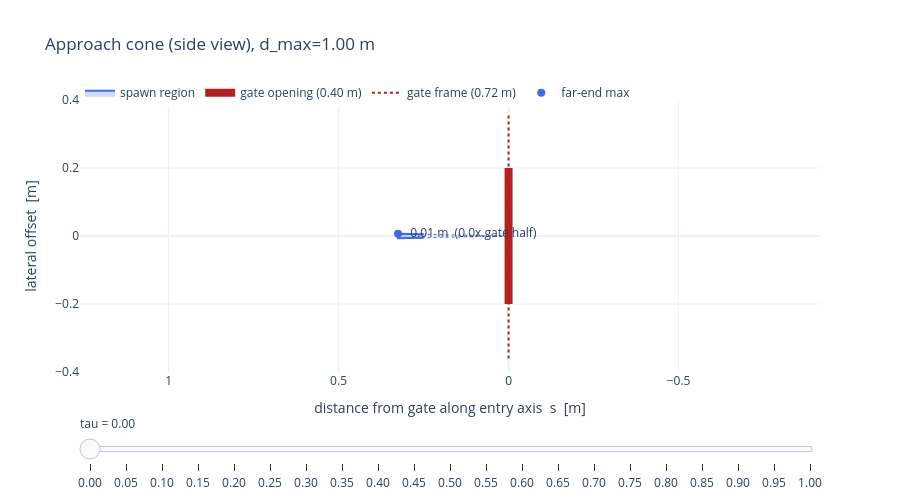

Notebook code cell kept with this figure:
### Markdown cell above
## 3. Cone shape vs gate size — side view (cross-section)

The single most useful view: a slice through the cone axis. **Drag the `tau` slider.**

- **x-axis** = distance from the gate along the entry axis (`s`); the gate plane is at `x = 0` (right edge — the drone flies right→through the gate).
- **y-axis** = lateral offset from the gate axis.
- The **thick red bar at x=0** is the gate opening (±0.20 m); the thin dotted bar is the outer frame.
- The **shaded wedge** is where cone spawns can land: at distance `s` the lateral offset reaches up to `s * tan(kappa*theta_max)`, between `d_min` and `s_hi = d_min + kappa*(d_max - d_min)`.
- The marker labels the **max off-axis offset at the far end** as a multiple of the gate half-opening — the alignment the policy must correct.

Segment length is fixed at `d_max = d_max_cap` (the worst case); edit `D_MAX` below to inspect shorter segments.

### Code cell
D_MAX = cfg.d_max_cap  # segment length to visualise (<= cfg.d_max_cap)


def _side_traces(tau, d_max):
    kap = float(kappa_schedule(tau, cfg))
    th = kap * cfg.theta_max
    d_min = cfg.d_min
    s_hi = max(d_min + kap * (d_max - d_min), d_min + 1e-3)
    s = np.linspace(d_min, s_hi, 120)
    r = s * np.tan(th)
    far = s_hi * np.tan(th)
    xpoly = np.concatenate([s, s[::-1]])
    ypoly = np.concatenate([r, -r[::-1]])
    s_full = np.linspace(0.0, s_hi, 40)
    return [
        go.Scatter(x=xpoly, y=ypoly, fill="toself", mode="lines", line=dict(color="royalblue"),
                   fillcolor="rgba(65,105,225,0.25)", name="spawn region"),
        go.Scatter(x=s_full, y=s_full * np.tan(th), mode="lines",
                   line=dict(color="royalblue", dash="dot", width=1), showlegend=False),
        go.Scatter(x=s_full, y=-s_full * np.tan(th), mode="lines",
                   line=dict(color="royalblue", dash="dot", width=1), showlegend=False),
        go.Scatter(x=[0, 0], y=[-GATE_HALF, GATE_HALF], mode="lines",
                   line=dict(color="firebrick", width=8), name="gate opening (0.40 m)"),
        go.Scatter(x=[0, 0], y=[-GATE_OUTER / 2, GATE_OUTER / 2], mode="lines",
                   line=dict(color="firebrick", width=2, dash="dot"), name="gate frame (0.72 m)"),
        go.Scatter(x=[s_hi], y=[far], mode="markers+text",
                   text=[f"  {far:.2f} m  ({far / GATE_HALF:.1f}x gate half)"],
                   textposition="middle right", marker=dict(color="royalblue", size=8),
                   name="far-end max"),
    ]


frames = [go.Frame(data=_side_traces(t, D_MAX), name=f"{t:.2f}") for t in TAU_GRID]
fig = go.Figure(data=_side_traces(TAU_GRID[0], D_MAX), frames=frames)
fig.update_xaxes(autorange="reversed", title="distance from gate along entry axis  s  [m]",
                 zeroline=True)
fig.update_yaxes(scaleanchor="x", scaleratio=1, title="lateral offset  [m]")
fig.update_layout(height=500
                  , template="plotly_white", title=f"Approach cone (side view), d_max={D_MAX:.2f} m",
                  sliders=_tau_slider(frames), legend=dict(orientation="h", y=1.08))
fig.show()

### Figure 1 — Plotly figure (JSON) as saved in the notebook; plotly's stock layout.template omitted (floating-point values rounded to 4 significant figures; data arrays with more than 128 entries replaced by an {"elided": "..."} marker saying what was removed)
{"data": [{"fill": "toself", "fillcolor": "rgba(65,105,225,0.25)", "line": {"color": "royalblue"}, "mode": "lines", "name": "spawn region", "type": "scatter", "x": {"elided": "240 float values"}, "y": {"elided": "240 float values"}}, {"line": {"color": "royalblue", "dash": "dot", "width": 1}, "mode": "lines", "showlegend": false, "type": "scatter", "x": [0.0, 0.008333, 0.01667, 0.025, 0.03333, 0.04167, 0.05, 0.05833, 0.06667, 0.075, 0.08333, 0.09167, 0.1, 0.1083, 0.1167, 0.125, 0.1333, 0.1417, 0.15, 0.1583, 0.1667, 0.175, 0.1833, 0.1917, 0.2, 0.2083, 0.2167, 0.225, 0.2333, 0.2417, 0.25, 0.2583, 0.2667, 0.275, 0.2833, 0.2917, 0.3, 0.3083, 0.3167, 0.325], "y": [0.0, 0.0001667, 0.0003334, 0.0005001, 0.0006668, 0.0008334, 0.001, 0.001167, 0.001334, 0.0015, 0.001667, 0.001834, 0.002, 0.002167, 0.002334, 0.0025, 0.002667, 0.002834, 0.003, 0.003167, 0.003334, 0.0035, 0.003667, 0.003834, 0.004001, 0.004167, 0.004334, 0.004501, 0.004667, 0.004834, 0.005001, 0.005167, 0.005334, 0.005501, 0.005667, 0.005834, 0.006001, 0.006167, 0.006334, 0.006501]}, {"line": {"color": "royalblue", "dash": "dot", "width": 1}, "mode": "lines", "showlegend": false, "type": "scatter", "x": [0.0, 0.008333, 0.01667, 0.025, 0.03333, 0.04167, 0.05, 0.05833, 0.06667, 0.075, 0.08333, 0.09167, 0.1, 0.1083, 0.1167, 0.125, 0.1333, 0.1417, 0.15, 0.1583, 0.1667, 0.175, 0.1833, 0.1917, 0.2, 0.2083, 0.2167, 0.225, 0.2333, 0.2417, 0.25, 0.2583, 0.2667, 0.275, 0.2833, 0.2917, 0.3, 0.3083, 0.3167, 0.325], "y": [-0.0, -0.0001667, -0.0003334, -0.0005001, -0.0006668, -0.0008334, -0.001, -0.001167, -0.001334, -0.0015, -0.001667, -0.001834, -0.002, -0.002167, -0.002334, -0.0025, -0.002667, -0.002834, -0.003, -0.003167, -0.003334, -0.0035, -0.003667, -0.003834, -0.004001, -0.004167, -0.004334, -0.004501, -0.004667, -0.004834, -0.005001, -0.005167, -0.005334, -0.005501, -0.005667, -0.005834, -0.006001, -0.006167, -0.006334, -0.006501]}, {"line": {"color": "firebrick", "width": 8}, "mode": "lines", "name": "gate opening (0.40 m)", "type": "scatter", "x": [0, 0], "y": [-0.2, 0.2]}, {"line": {"color": "firebrick", "dash": "dot", "width": 2}, "mode": "lines", "name": "gate frame (0.72 m)", "type": "scatter", "x": [0, 0], "y": [-0.36, 0.36]}, {"marker": {"color": "royalblue", "size": 8}, "mode": "markers+text", "name": "far-end max", "text": ["  0.01 m  (0.0x gate half)"], "textposition": "middle right", "type": "scatter", "x": [0.325], "y": [0.006501]}], "layout": {"height": 500, "legend": {"orientation": "h", "y": 1.08}, "sliders": [{"active": 0, "currentvalue": {"prefix": "tau = "}, "pad": {"t": 40}, "steps": [{"args": [["0.00"], {"frame": {"duration": 0, "redraw": true}, "mode": "immediate", "transition": {"duration": 0}}], "label": "0.00", "method": "animate"}, {"args": [["0.05"], {"frame": {"duration": 0, "redraw": true}, "mode": "immediate", "transition": {"duration": 0}}], "label": "0.05", "method": "animate"}, {"args": [["0.10"], {"frame": {"duration": 0, "redraw": true}, "mode": "immediate", "transition": {"duration": 0}}], "label": "0.10", "method": "animate"}, {"args": [["0.15"], {"frame": {"duration": 0, "redraw": true}, "mode": "immediate", "transition": {"duration": 0}}], "label": "0.15", "method": "animate"}, {"args": [["0.20"], {"frame": {"duration": 0, "redraw": true}, "mode": "immediate", "transition": {"duration": 0}}], "label": "0.20", "method": "animate"}, {"args": [["0.25"], {"frame": {"duration": 0, "redraw": true}, "mode": "immediate", "transition": {"duration": 0}}], "label": "0.25", "method": "animate"}, {"args": [["0.30"], {"frame": {"duration": 0, "redraw": true}, "mode": "immediate", "transition": {"duration": 0}}], "label": "0.30", "method": "animate"}, {"args": [["0.35"], {"frame": {"duration": 0, "redraw": true}, "mode": "immediate", "transition": {"duration": 0}}], "label": "0.35", "method": "animate"}, {"args": [["0.40"], {"frame": {"duration": 0, "redraw": true}, "mode": "immediate", "transition": {"duration": 0}}], "label": "0.40", "method": "animate"}, {"args": [["0.45"], {"frame": {"duration": 0, "redraw": true}, "mode": "immediate", "transition": {"duration": 0}}], "label": "0.45", "method": "animate"}, {"args": [["0.50"], {"frame": {"duration": 0, "redraw": true}, "mode": "immediate", "transition": {"duration": 0}}], "label": "0.50", "method": "animate"}, {"args": [["0.55"], {"frame": {"duration": 0, "redraw": true}, "mode": "immediate", "transition": {"duration": 0}}], "label": "0.55", "method": "animate"}, {"args": [["0.60"], {"frame": {"duration": 0, "redraw": true}, "mode": "immediate", "transition": {"duration": 0}}], "label": "0.60", "method": "animate"}, {"args": [["0.65"], {"frame": {"duration": 0, "redraw": true}, "mode": "immediate", "transition": {"duration": 0}}], "label": "0.65", "method": "animate"}, {"args": [["0.70"], {"frame": {"duration": 0, "redraw": true}, "mode": "immediate", "transition": {"duration": 0}}], "label": "0.70", "method": "animate"}, {"args": [["0.75"], {"frame": {"duration": 0, "redraw": true}, "mode": "immediate", "transition": {"duration": 0}}], "label": "0.75", "method": "animate"}, {"args": [["0.80"], {"frame": {"duration": 0, "redraw": true}, "mode": "immediate", "transition": {"duration": 0}}], "label": "0.80", "method": "animate"}, {"args": [["0.85"], {"frame": {"duration": 0, "redraw": true}, "mode": "immediate", "transition": {"duration": 0}}], "label": "0.85", "method": "animate"}, {"args": [["0.90"], {"frame": {"duration": 0, "redraw": true}, "mode": "immediate", "transition": {"duration": 0}}], "label": "0.90", "method": "animate"}, {"args": [["0.95"], {"frame": {"duration": 0, "redraw": true}, "mode": "immediate", "transition": {"duration": 0}}], "label": "0.95", "method": "animate"}, {"args": [["1.00"], {"frame": {"duration": 0, "redraw": true}, "mode": "immediate", "transition": {"duration": 0}}], "label": "1.00", "method": "animate"}]}], "title": {"text": "Approach cone (side view), d_max=1.00 m"}, "xaxis": {"autorange": "reversed", "title": {"text": "distance from gate along entry axis  s  [m]"}, "zeroline": true}, "yaxis": {"scaleanchor": "x", "scaleratio": 1, "title": {"text": "lateral offset  [m]"}}}}
